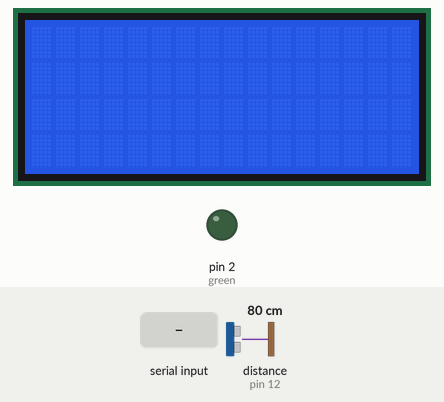
The sketch below on a simulated Arduino Uno, built with avr-gcc and run on an emulated ATmega328P. On the bench: 16×4 character LCD, output pins drawn as LEDs (lit = HIGH). The test bench sets the inputs (shaded band); at power-on: distance to the obstacle (sensor on pin 12) 80 cm. The echo pulse lasts 58.3 µs per cm; pins used as bus, display or sensor lines are not drawn; what the sketch prints to the serial monitor is not drawn.

Above: at 1.0 s.
1.1 s: "90,45,200\n" received over Serial
At 3.2 s:
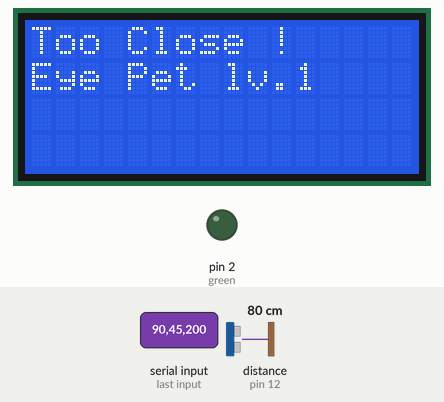
3.6 s: "30,150,10\n" received over Serial
At 5.1 s:
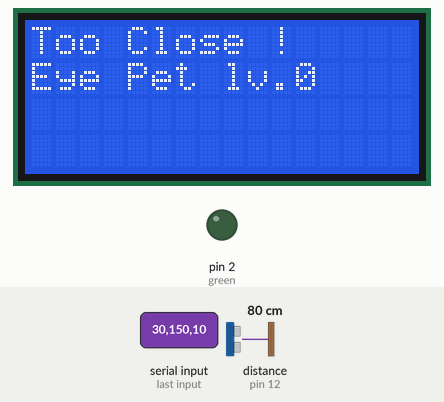
6.1 s: "r90\n" received over Serial
At 7.5 s:
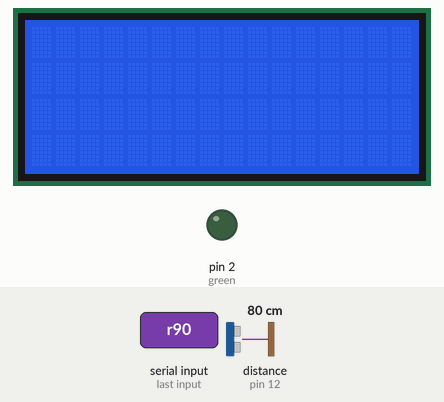
8.6 s: "5\n" received over Serial
At 10.8 s:
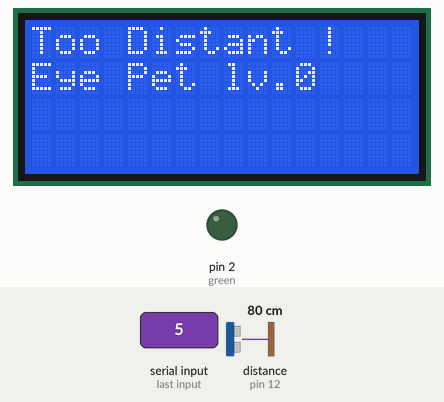
11.1 s: distance to the obstacle (sensor on pin 12) set to 37 cm
12.6 s: distance to the obstacle (sensor on pin 12) set to 31 cm
At 13.5 s:
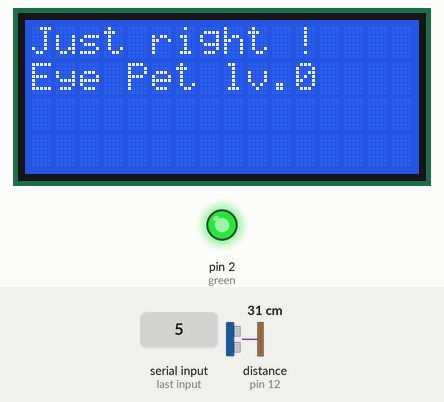
Timing chart, 0 to 15.1 s (numbered marks = the images above; inputs shaded):
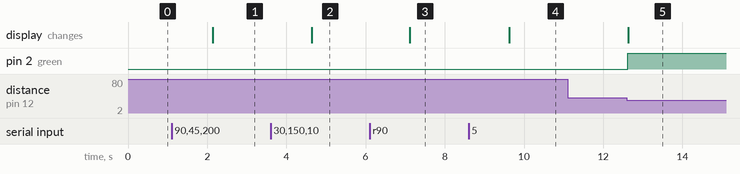

Measured:
- the behaviour switches between 34 and 33 cm on distance to the obstacle (sensor on pin 12) (found by bisection; images 4 and 5)
- after the input at 1.1 s, the display: changes after 1.0 s (image 1)
- after the input at 3.6 s, the display: changes after 1.0 s (image 2)
- after the input at 6.1 s, the display: changes after 1.0 s (image 3)
- after the input at 8.6 s, the display: changes after 1.0 s (image 4)
- after the input at 11.1 s, every drawn part: stays the same
- after the input at 12.6 s, pin 2 (green): LOW → HIGH at once; the display: changes at once (image 5)

The sketch:

Arduino.ino
```cpp
#include <LiquidCrystal_I2C.h>


#include <Wire.h>
#include <PCD8544.h>

#define trig 13
#define echo 12
#define green 2
#define blue 3
#define red 4

float inch = 20;
int level=1;

LiquidCrystal_I2C lcd(0x27, 2, 1, 0, 4, 5, 6, 7, 3, POSITIVE);

void setup() {
  // put your setup code here, to run once:
  lcd.begin(16, 4);  //1604
  lcd.setCursor(0,0);
  pinMode(trig,OUTPUT);
  pinMode(green,OUTPUT);
  pinMode(echo,INPUT);
  Serial.begin(9600);  //input to vs
  while(true){
    if(Serial.available()>0){
      inch = atof(&Serial.readString()[0]);
      break;
    }
  }
}

void loop() {
  // put your main code here, to run repeatedly:
  float duration,distance;

  digitalWrite(trig,HIGH);
  delayMicroseconds(100);
  digitalWrite(trig,LOW);    //傳High~low會使感測器發出超音波
  duration = pulseIn(echo,HIGH); //接收超音波多久回來
  distance = duration/2/29;     //換成距離

  if(Serial.available()>0){
    String str;
    str=Serial.readString();
    if(str[0]=='r'){      //重設INCH
      lcd.clear();
      lcd.setCursor(0,0);
      while(true){
        if(Serial.available()>0){
          inch = atof(&Serial.readString()[0]);
          break;
        }
      }
    }
    else{
      level = atoi(&str[1]);       //等級提升
    }
  }
  react(inch,distance);
}

void react(float inch, float dist)      //反應距離， 等級
{
  inch = inch*3.81;
  if(inch+15<dist){
    lcd.setCursor(0,0);
    lcd.print("Too Distant !");
    Serial.print("3\n");
    digitalWrite(green,LOW);
    digitalWrite(red,LOW);
    digitalWrite(blue,HIGH);
  }
  else if (dist<inch-30)
  {
    lcd.setCursor(0,0);
    lcd.print("Too Close !  ");
    Serial.print("2\n");
    digitalWrite(green,LOW);
    digitalWrite(red,HIGH);
    digitalWrite(blue,LOW);
  }
  else
  {
    lcd.setCursor(0,0);
    lcd.print("Just right ! ");
    Serial.print("1\n");
    digitalWrite(green,HIGH);
    digitalWrite(red,LOW);
    digitalWrite(blue,LOW);
  }


  lcd.setCursor(0,1);
  lcd.print("Eye Pet lv.");
  lcd.print(level);
}
```
